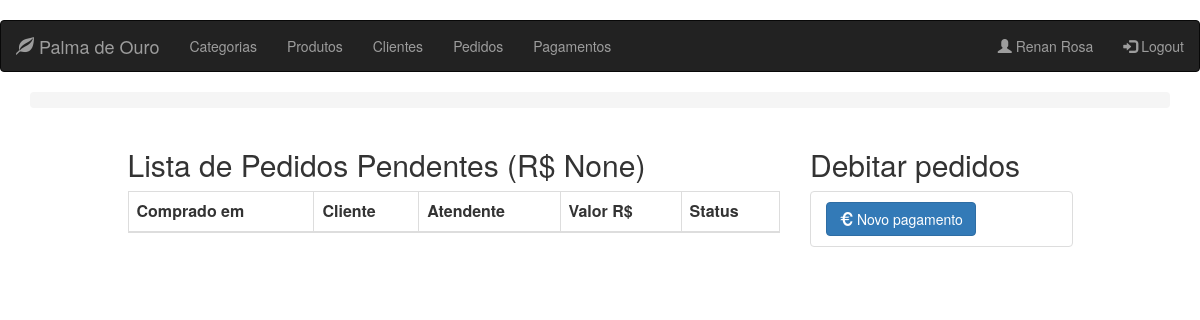
Before: /order/client/2/pending (signed in) with the older database file.
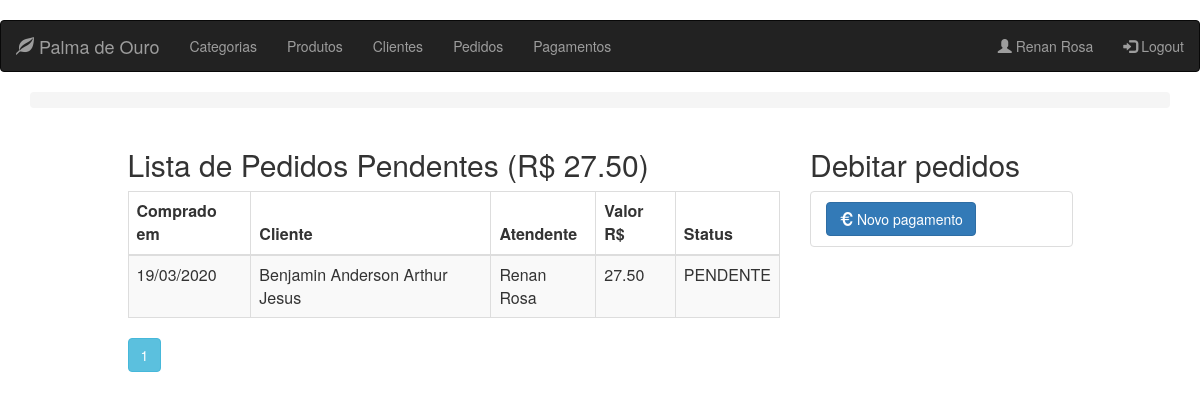
After: the same page with the newer database file.
### app/models.py (models this page shows, shortened)
class Order(db.Model):
    __tablename__ = 'orders'
    id = db.Column(db.Integer, primary_key=True)
    client_id = db.Column(db.Integer, ForeignKey('clients.id'), nullable=False)
    clerk_id = db.Column(db.Integer, ForeignKey('clerks.id'), nullable=False)
    payment_id = db.Column(db.Integer, ForeignKey('payments.id'), nullable=True)
    ordered = db.Column(db.DateTime, index=True, default=datetime.now)
    total = db.Column(db.Numeric(10, 2), default=0)
    status = db.Column(db.Enum(Status), default=Status.PENDENTE)
    client = relationship("Client", backref=backref('orders', order_by=id))
    clerk = relationship("Clerk", backref=backref('orders', order_by=id))
    payment = relationship("Payment", backref=backref('orders', order_by=id), lazy=True)

class User(db.Model):
    __metaclass__ = ABCMeta
    __abstract__ = True
    id = db.Column(db.Integer, primary_key=True)
    name = db.Column(db.String(64), nullable=False, index=True)
    phone_number = db.Column(db.String(13), nullable=False)

class Client(User):
    __tablename__ = 'clients'
    __mapper_args__ = {'concrete': True}
    identification = db.Column(db.String(9), unique=True)
    notifiable = db.Column(db.Boolean)
    address = db.Column(db.String(64))
    status = db.Column(db.Boolean)

class Clerk(User, UserMixin):
    __tablename__ = 'clerks'
    image_file = db.Column(db.String(24), default='default.jpg')
    email = db.Column(db.String(64), unique=True)
    password_hash = db.Column(db.String(128), nullable=False)
    __mapper_args__ = {
        'concrete': True
    }
    @property
    def password(self):
        raise AttributeError('password is not a readable attribute')

### app/routes/order/routes.py (the view)
@blueprint_order.route('/order/client/<int:id>/pending', methods=['GET'])
@register_breadcrumb(blueprint_order, '.id', '', dynamic_list_constructor=view_client_dlc)
@login_required
def pending_order(id):
    page = request.args.get('page', 1, type=int)
    if page == 1:
        total = db.session.query(func.sum(Order.total)) \
            .filter_by(client_id=id, status=Status.PENDENTE) \
            .scalar()
    orders = Order.query.filter_by(client_id=id, status=Status.PENDENTE) \
        .order_by(Order.ordered.desc()) \
        .paginate(page=page, per_page=10)
    return render_template('order/pending_order.html', orders=orders, client_id=id, total=total)

### app/models.py (called while the page is built)
@login_manager.user_loader
def load_user(id):
    return Clerk.query.get(id)

### app/templates/order/pending_order.html
{% extends "base.html" %}
{% block page_content %}
    <div class="row">
        <div class="col-md-7 col-md-offset-1">
            <h2 class="titulo-principal">Lista de Pedidos Pendentes (R$ {{ total }}) </h2>
            <table class="table table-striped table-responsive table-bordered">
                <thead class="thead-default">
                <tr>
                    <th>Comprado em</th>
                    <th>Cliente</th>
                    <th>Atendente</th>
                    <th>Valor R$</th>
                    <th>Status</th>
                </tr>
                </thead>
                <tbody>
                {% for order in orders.items %}
                    <tr>
                        <td>{{ order.ordered.strftime('%d/%m/%Y') }}</td>
                        <td>{{ order.client.name }}</td>
                        <td>{{ order.clerk.name }}</td>
                        <td>{{ order.total }}</td>
                        <td>{{ order.status.name }}</td>
                    </tr>
                {% endfor %}
                </tbody>
            </table>
            {% for page_number in orders.iter_pages(left_edge=1,right_edge=1,left_current=1,right_current=2) %}
                {% if page_number %}
                    {% if orders.page == page_number %}
                        <a class="btn btn-info mb-4"
                           href="{{ url_for('blueprint_order.get_orders',page=page_number) }}">{{ page_number }}</a>
                    {% else %}
                        <a class="btn btn-outline-info mb-4"
                           href="{{ url_for('blueprint_order.get_orders',page=page_number) }}">{{ page_number }}</a>
                    {% endif %}
                {% else %}
                    ...
                {% endif %}
            {% endfor %}
        </div>
        <div class="col-md-3">
            <div class="content-section">
                <h2>Debitar pedidos</h2>
                <ul class="list-group">
                    <li class="list-group-item list-group-item-light">
                        <a href="{{ url_for('blueprint_payment.new_payment',id=client_id ) }}" class="btn btn-primary">
                            <i class="glyphicon glyphicon-euro"></i>
                            <span>Novo pagamento</span>
                        </a>
                    </li>
                </ul>
            </div>
        </div>
    </div>
{% endblock %}

Changed rows visible on the page:
added Order: ordered "19/03/2020", client.name "Benjamin Anderson Arthur Jesus", clerk.name "Renan Rosa", total "27.50", status.name "PENDENTE"
Other visible differences:
{{ total }}: "None" → "27.50"
new list line: "1"
